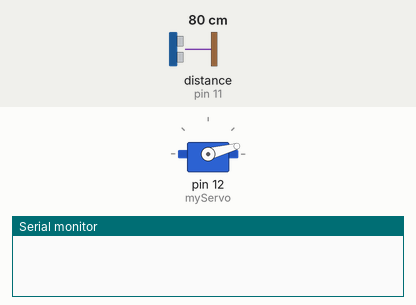
Recording of a sketch running on a simulated Arduino Uno, built with avr-gcc and run on an emulated ATmega328P. On the bench: servo, the last lines printed to the serial monitor. Wiring (inferred from the names in the program): ultrasonic range finder: trigger pin 10; echo pin 11. The test bench sets the inputs (shaded band); at power-on: distance to the obstacle (sensor on pin 11) 80 cm. The echo pulse lasts 58.3 µs per cm.

Above: at 0.06 s.
1.3 s: distance to the obstacle (sensor on pin 11) set to 35 cm
At 2.1 s:
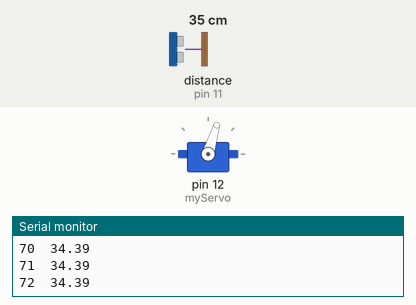
4.3 s: distance to the obstacle (sensor on pin 11) set to 2 cm
At 5.5 s:
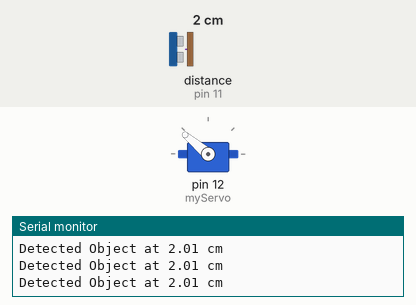
5.8 s: distance to the obstacle (sensor on pin 11) set to 9 cm
8.8 s: distance to the obstacle (sensor on pin 11) set to 12 cm
At 9.7 s:
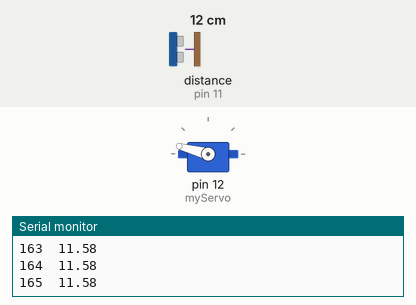
11.8 s: distance to the obstacle (sensor on pin 11) set to 120 cm
14.8 s: distance to the obstacle (sensor on pin 11) set to 250 cm
At 15.75 s:
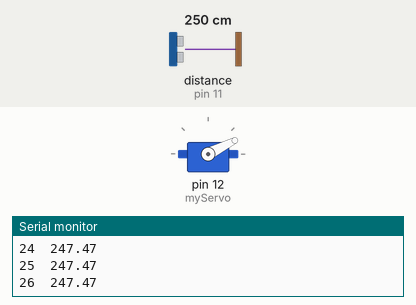
Timing chart, 0 to 18.8 s (numbered marks = the images above; inputs shaded):
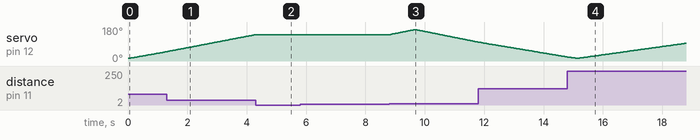

The sketch:

Radar.ino
```cpp
// Includes the Servo library
#include <Servo.h>.

// Defines Tirg and Echo pins of the Ultrasonic Sensor
const int trigPin = 10;
const int echoPin = 11;

// Variables for the duration and the distance
long duration;
float distance;
float detectedDistance = 10; //cm
boolean servoDir = true;  //false: angle down, true: angle up
int servoPos = 15;

Servo myServo; // Creates a servo object for controlling the servo motor


void setup() {
  pinMode(trigPin, OUTPUT); // Sets the trigPin as an Output
  pinMode(echoPin, INPUT); // Sets the echoPin as an Input
  Serial.begin(9600);
  myServo.attach(12); // Defines on which pin is the servo motor attached
  myServo.write(servoPos);
}


void loop() {
  // rotates the servo motor from 15 to 165 degrees
  if (servoPos <= 15) {
    servoDir = true;
    delay(100);
  } else if (servoPos >= 165) {
    servoDir = false;
    delay(100);
  }
  servoPos = servoDir ? servoPos + 1 : servoPos - 1;
  myServo.write(servoPos);
  delay(30);
  distance = calculateDistance();// Calls a function for calculating the distance measured by the Ultrasonic sensor for each degree

  Serial.print(servoPos);
  Serial.print("\t");
  Serial.print(distance);
  Serial.println();

  while (distance < detectedDistance) {
    distance = calculateDistance();
    Serial.print("Detected Object at ");
    Serial.print(distance);
    Serial.println(" cm");
  }
}
// Function for calculating the distance measured by the Ultrasonic sensor
float calculateDistance() {
  digitalWrite(trigPin, LOW);
  delayMicroseconds(2);
  // Sets the trigPin on HIGH state for 10 micro seconds
  digitalWrite(trigPin, HIGH);
  delayMicroseconds(10);
  digitalWrite(trigPin, LOW);
  duration = pulseIn(echoPin, HIGH); // Reads the echoPin, returns the sound wave travel time in microseconds
  distance = duration * 0.034 / 2;
  return distance;
}
```

Measured:
- the behaviour switches between 10 and 11 cm on distance to the obstacle (sensor on pin 11) (found by bisection; images 2 and 3)
- after the input at 4.3 s, servo on pin 12 (myServo): stays 140° (without the input it goes to 141° after 0.03 s)
- after the input at 8.8 s, servo on pin 12 (myServo): rises from 140° to 165° in 0.76 s, then falls to 100° in 2.2 s
